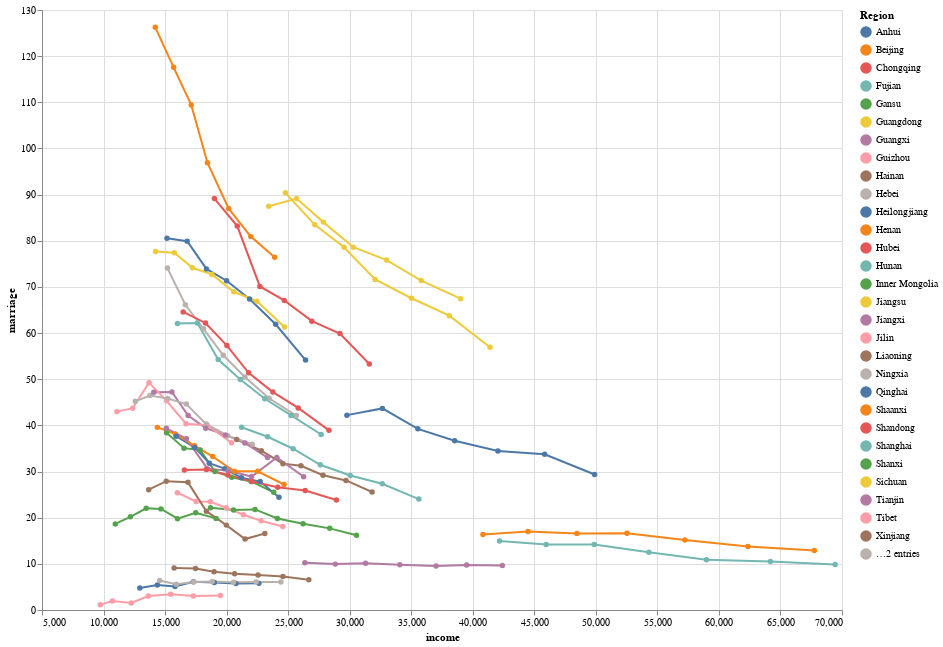

Notebook cell for this chart:
### Code cell
alt.Chart(merged_df).mark_line(point=True).encode(
    x=alt.X('income'),
    y='marriage',
    color='Region',
    tooltip=['Region', 'income', 'marriage', 'year']
).properties(
    width=800,
    height=600
)

### Figure 1 — Vega-Lite specification as saved in the notebook (floating-point values rounded to 4 significant figures; data arrays with more than 128 entries replaced by an {"elided": "..."} marker saying what was removed)
{"config": {"view": {"continuousWidth": 400, "continuousHeight": 300}}, "data": {"name": "data-c6f25b12cd0658317ec67b938588121b"}, "mark": {"type": "line", "point": true}, "encoding": {"color": {"type": "nominal", "field": "Region"}, "tooltip": [{"type": "nominal", "field": "Region"}, {"type": "quantitative", "field": "income"}, {"type": "quantitative", "field": "marriage"}, {"type": "nominal", "field": "year"}], "x": {"type": "quantitative", "field": "income"}, "y": {"type": "quantitative", "field": "marriage"}}, "height": 600, "width": 800, "$schema": "https://vega.github.io/schema/vega-lite/v4.8.1.json", "datasets": {"data-c6f25b12cd0658317ec67b938588121b": {"elided": "217 records"}}}
